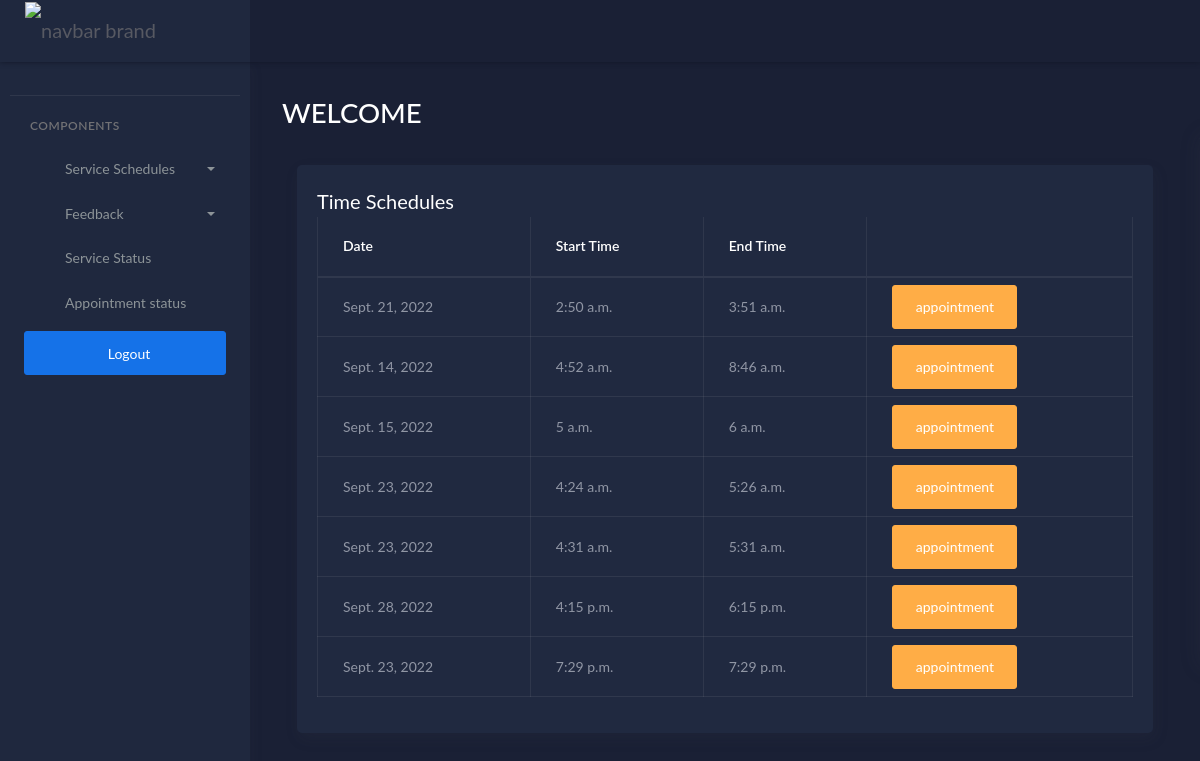
Page /schedulecustomer (signed in) on the earlier database version.
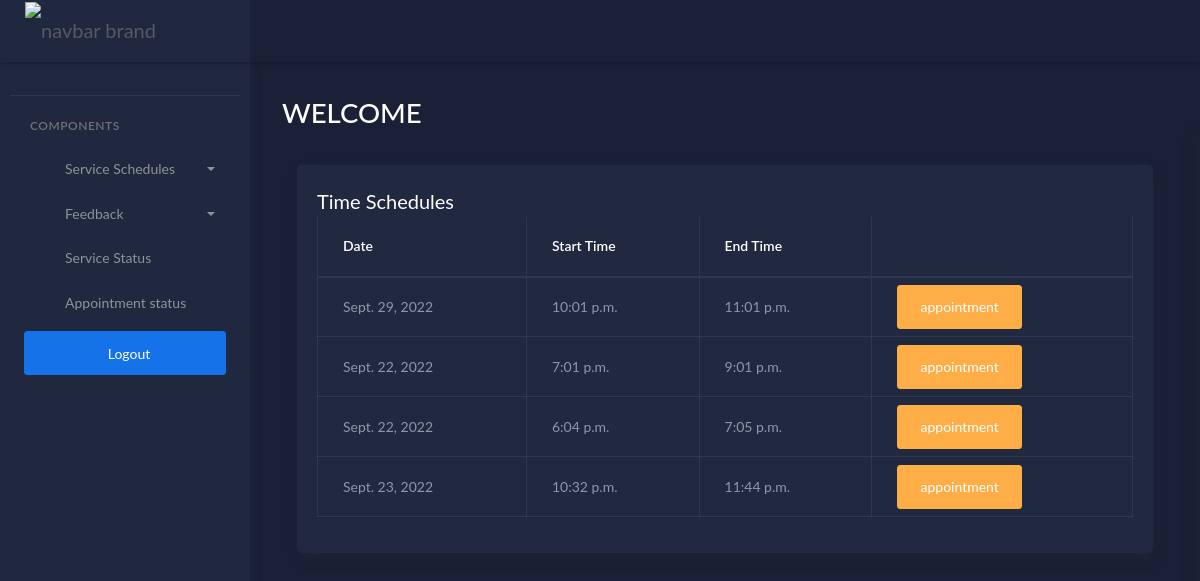
Same page on the later database version.
### workshopapp/models.py (models this page shows)
class Schedule(models.Model):
    date = models.DateField()
    start_time = models.TimeField()
    end_time = models.TimeField()

### workshopapp/customerviews.py (the view)
# urls.py: path('schedulecustomer',customerviews.Schedule_View_by_Customer, name='schedulecustomer'),
@login_required(login_url='loginpage')
def Schedule_View_by_Customer(request):
    u = request.user                      #details of login user saved to variable u
    data = Schedule.objects.all()
    return render(request,'customer/scheduleviewbycustomer.html', {'data': data})

### templates/customer/scheduleviewbycustomer.html (shortened to what this page needs)
{% extends 'customer/cusdash.html' %}
{% block content %}
<div class="col-lg-12 stretch-card">
                <div class="card">
                  <div class="card-body">
                    <h4 class="card-title">Time Schedules</h4>
                    <div class="table-responsive">
                      <table class="table table-bordered ">
                        <thead>
                          <tr>
                            <th class="card-title">Date</th>
                            <th class="card-title">Start Time</th>
                            <th class="card-title">End Time</th>
                            <th class="card-title">     </th>
                          </tr>
                        </thead>
                        <tbody>
                        {% for i in data %}
                          <tr class="table-default">
                            <td>{{ i.date }}  </td>
                            <td>{{ i.start_time }}  </td>
                            <td>{{ i.end_time }}  </td>
                            <td>
                              <a href="{%url 'appointment' i.id %}" class="btn btn-warning">appointment</a>
                            </td>
                          </tr>
                        {% endfor %}
                        </tbody>
                      </table>
                    </div>
                  </div>
                </div>
              </div>
            </div>
          </div>
{% endblock %}

Differences in the rows shown:
removed Schedule: date "Sept. 23, 2022", start_time "4:31 a.m.", end_time "5:31 a.m."
removed Schedule: date "Sept. 28, 2022", start_time "4:15 p.m.", end_time "6:15 p.m."
removed Schedule: date "Sept. 23, 2022", start_time "7:29 p.m.", end_time "7:29 p.m."
changed Schedule: date "Sept. 21, 2022" → "Sept. 29, 2022"; start_time "2:50 a.m." → "10:01 p.m."; end_time "3:51 a.m." → "11:01 p.m."
changed Schedule (number 2 of 4 on the later page): date "Sept. 14, 2022" → "Sept. 22, 2022"; start_time "4:52 a.m." → "7:01 p.m."; end_time "8:46 a.m." → "9:01 p.m."
changed Schedule (number 3 of 4 on the later page): date "Sept. 15, 2022" → "Sept. 22, 2022"; start_time "5 a.m." → "6:04 p.m."; end_time "6 a.m." → "7:05 p.m."
changed Schedule "Sept. 23, 2022": start_time "4:24 a.m." → "10:32 p.m."; end_time "5:26 a.m." → "11:44 p.m."
